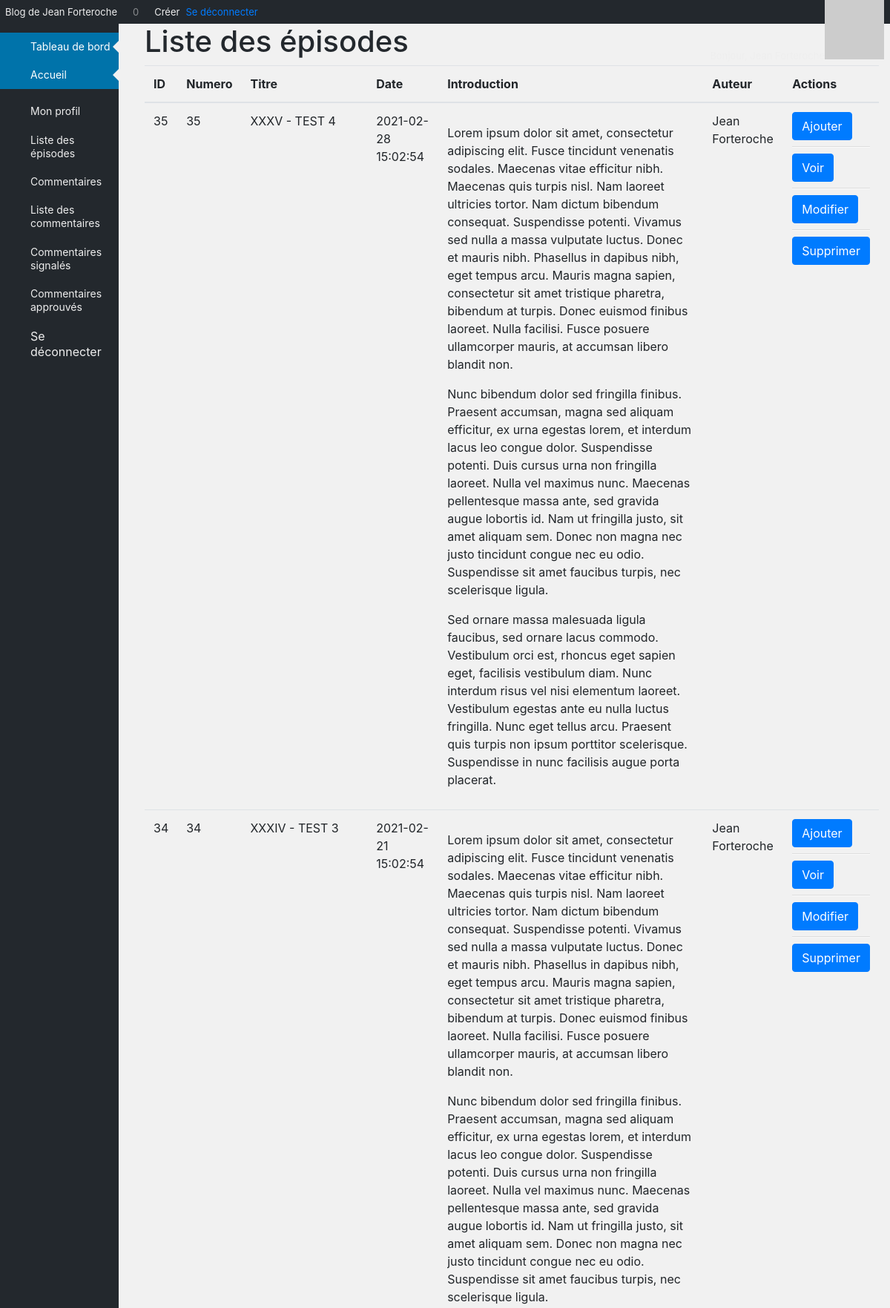
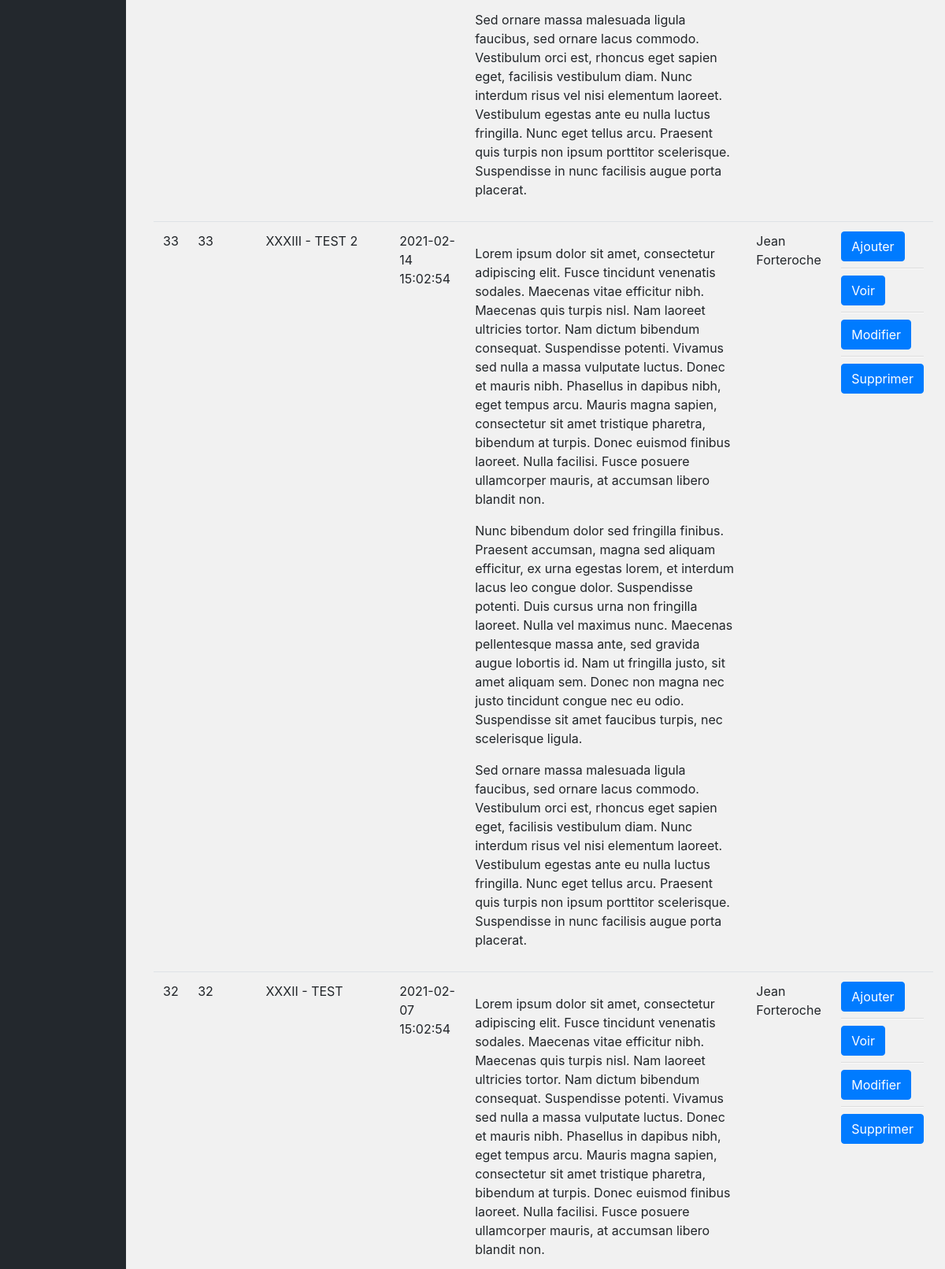
/index.php?action=readEpisodes (upper part), run on the app's committed database (2 pictures, top to bottom).
### tables this page shows
CREATE TABLE IF NOT EXISTS `Posts` (
  `id` int(11) NOT NULL AUTO_INCREMENT,
  `chapter` SMALLINT(1) UNSIGNED NOT NULL,
  `title` varchar(255) NOT NULL,
  `introduction` text NOT NULL,
  `content` text NOT NULL,
  `author` varchar(255) NOT NULL,
  `post_date` datetime NOT NULL,
  PRIMARY KEY (`id`)
);

### src/View/View.php (called while the page is built, shortened)
<?php
class View
{
    public function render(array $data, string $origin): void
    {
        require_once "..\\templates\\${origin}\\${data['template']}.html.php";
        require_once "..\\templates\\${origin}\\layout.html.php";
    }
}

### src/Controller/Backoffice/AdminController.php (called while the page is built, shortened)
<?php
class AdminController
{
    private PostManager $postManager;
    private View $view;
    public function __construct(AdminManager $adminManager, PostManager $postManager, CommentManager $commentManager, View $view)
    {
        $this->postManager = $postManager;
        $this->view = $view;
    }
    public function readEpisodes(): void
    {
        $data = $this->postManager->showAllPostsByIdDesc();
        $this->view->render(['template' => 'readepisodes', 'allpost' => $data], 'backoffice');
    }
}

### public/index.php (called while the page is built, shortened)
<?php
$router = new Router();
$router->run();

### src/Model/PostManager.php (called while the page is built, shortened)
<?php
class PostManager
{
    private $database;
    public function __construct(Database $database)
    {
        $this->database = $database->getPdo();
    }
    public function showAllPostsByIdDesc()
    {
        $request = $this->database->prepare('SELECT * FROM Posts ORDER BY id DESC');
        $request->execute();
        return $request->fetchAll(\PDO::FETCH_ASSOC);
    }
}

### src/Service/Database.php (called while the page is built, shortened)
<?php
class Database
{
    private $database;
    public function __construct()
    {
        $this->database = new \PDO('mysql:host=localhost;dbname=openclassrooms_project4;port=3306;charset=utf8mb4', 'root', 'vFaGsjLk8WpkQtxYJ8XZXAf690shjBzW', [
            \PDO::ATTR_ERRMODE => \PDO::ERRMODE_EXCEPTION,
            \PDO::ATTR_DEFAULT_FETCH_MODE => \PDO::FETCH_ASSOC
        ]);
    }
    public function getPdo(): \PDO
    {
        return $this->database;
    }
}

### templates/backoffice/readepisodes.html.php (the view, shortened to what this page needs)
<main class="container">
    <div class="row">
        <section class="col-12">
            <h1>Liste des épisodes</h1>
            <table class="table">
                <thead>
                    <th>ID</th>
                    <th>Numero</th>
                    <th>Titre</th>
                    <th>Date</th>
                    <th>Introduction</th>
                    <th>Auteur</th>
                    <th>Actions</th>
                </thead>
                <tbody>
                    <?php foreach($data['allpost'] as $post): ?>
                        <tr>
                            <td><?=$post['id']?></td>
                            <td><?=$post['chapter']?></td>
                            <td><?=$post['title']?></td>
                            <td><?=$post['post_date']?></td>
                            <td><?=$post['introduction']?></td>
                            <td><?=$post['author']?></td>
                            <td><a class="btn btn-primary" href="index.php?action=addEpisode">Ajouter</a><hr>
                            <a class="btn btn-primary" href="index.php?action=detailEpisode&id=<?=$post['id']?>">Voir</a><hr>
                            <a class="btn btn-primary" href="index.php?action=editEpisode&id=<?=$post['id']?>">Modifier</a><hr>
                            <a class="btn btn-primary" href="index.php?action=deleteEpisode&id=<?=$post['id']?>">Supprimer</a>
                            </td>
                        </tr>
                    <?php endforeach; ?>
                </tbody>
            </table>
        </section>
    </div>
</main>

### data on the page
posts: id "35", chapter "35", title "XXXV - TEST 4", post_date "2021-02-28 15:02:54", introduction "Lorem ipsum dolor sit amet, consectetur adipiscing elit. Fusce tincidunt venenatis sodales. Maecenas vitae efficitur nibh. Maecenas quis turpis nisl. Nam laoreet ultricies tortor. Nam dictum bibendum consequat. Suspendisse potenti. Vivamus sed nulla a massa vulputate luctus. Donec et mauris nibh. Phasellus in dapibus nibh, eget tempus arcu. Mauris magna sapien, consectetur sit amet tristique pharetra, bibendum at turpis. Donec euismod finibus laoreet. Nulla facilisi. Fusce posuere ullamcorper mauris, at accumsan libero blandit non. Nunc bibendum dolor sed fringilla finibus. Praesent accumsan, magna sed aliquam efficitur, ex urna egestas lorem, et interdum lacus leo congue dolor. Suspendisse…", author "Jean Forteroche"
posts: id "34", chapter "34", title "XXXIV - TEST 3", post_date "2021-02-21 15:02:54", introduction "Lorem ipsum dolor sit amet, consectetur adipiscing elit. Fusce tincidunt venenatis sodales. Maecenas vitae efficitur nibh. Maecenas quis turpis nisl. Nam laoreet ultricies tortor. Nam dictum bibendum consequat. Suspendisse potenti. Vivamus sed nulla a massa vulputate luctus. Donec et mauris nibh. Phasellus in dapibus nibh, eget tempus arcu. Mauris magna sapien, consectetur sit amet tristique pharetra, bibendum at turpis. Donec euismod finibus laoreet. Nulla facilisi. Fusce posuere ullamcorper mauris, at accumsan libero blandit non. Nunc bibendum dolor sed fringilla finibus. Praesent accumsan, magna sed aliquam efficitur, ex urna egestas lorem, et interdum lacus leo congue dolor. Suspendisse…", author "Jean Forteroche"
posts: id "33", chapter "33", title "XXXIII - TEST 2", post_date "2021-02-14 15:02:54", introduction "Lorem ipsum dolor sit amet, consectetur adipiscing elit. Fusce tincidunt venenatis sodales. Maecenas vitae efficitur nibh. Maecenas quis turpis nisl. Nam laoreet ultricies tortor. Nam dictum bibendum consequat. Suspendisse potenti. Vivamus sed nulla a massa vulputate luctus. Donec et mauris nibh. Phasellus in dapibus nibh, eget tempus arcu. Mauris magna sapien, consectetur sit amet tristique pharetra, bibendum at turpis. Donec euismod finibus laoreet. Nulla facilisi. Fusce posuere ullamcorper mauris, at accumsan libero blandit non. Nunc bibendum dolor sed fringilla finibus. Praesent accumsan, magna sed aliquam efficitur, ex urna egestas lorem, et interdum lacus leo congue dolor. Suspendisse…", author "Jean Forteroche"
posts: id "32", chapter "32", title "XXXII - TEST", post_date "2021-02-07 15:02:54", introduction "Lorem ipsum dolor sit amet, consectetur adipiscing elit. Fusce tincidunt venenatis sodales. Maecenas vitae efficitur nibh. Maecenas quis turpis nisl. Nam laoreet ultricies tortor. Nam dictum bibendum consequat. Suspendisse potenti. Vivamus sed nulla a massa vulputate luctus. Donec et mauris nibh. Phasellus in dapibus nibh, eget tempus arcu. Mauris magna sapien, consectetur sit amet tristique pharetra, bibendum at turpis. Donec euismod finibus laoreet. Nulla facilisi. Fusce posuere ullamcorper mauris, at accumsan libero blandit non.", author "Jean Forteroche"
